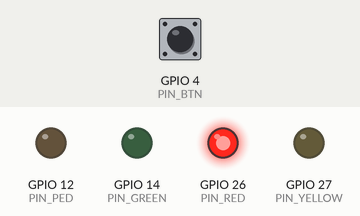
The sketch below on a simulated ESP32. Parts: output pins drawn as LEDs (lit = HIGH). The test bench sets the inputs (shaded band); at power-on: GPIO 4 (PIN_BTN) HIGH. What the sketch prints to the serial monitor is not drawn.

Above: at 1.2 s.
1.3 s: GPIO 4 (PIN_BTN) pulled LOW for 0.15 s
At 10.6 s:
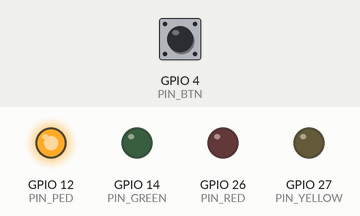
At 16.4 s:
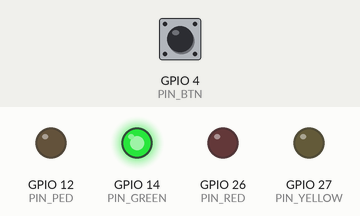
Timing chart, 0 to 17.5 s (numbered marks = the images above; inputs shaded):
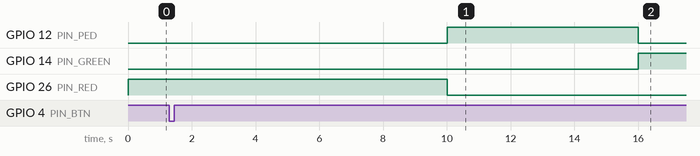

Measured:
- after the input at 1.3 s, GPIO 12 (PIN_PED): LOW → HIGH after 8.7 s, → LOW 6.0 s later; GPIO 14 (PIN_GREEN): LOW → HIGH after 14.7 s instead of 8.7 s

The sketch:

traffick_light.ino
```cpp
// ============================================================
//  Pedestrian Traffic Light — ESP32 (Wokwi simulation)
//
//  Normal vehicle cycle:
//    RED  (10 s) → GREEN (8 s) → YELLOW (3 s) → repeat
//
//  Pedestrian interrupt:
//    If the button is pressed while RED is active, a
//    PEDESTRIAN GREEN signal fires for 6 s before the
//    normal cycle continues with vehicle GREEN.
// ============================================================

// ---------- Pin definitions ----------
const int PIN_RED    = 26;   // Vehicle red    LED
const int PIN_YELLOW = 27;   // Vehicle yellow LED
const int PIN_GREEN  = 14;   // Vehicle green  LED
const int PIN_PED    = 12;   // Pedestrian green LED (WALK signal)
const int PIN_BTN    = 4;    // Pedestrian push-button (active-LOW)

// ---------- Timing constants (milliseconds) ----------
const unsigned long T_RED    = 10000UL;  // Vehicle red phase
const unsigned long T_GREEN  =  8000UL;  // Vehicle green phase
const unsigned long T_YELLOW =  3000UL;  // Vehicle yellow phase
const unsigned long T_PED    =  6000UL;  // Pedestrian walk signal

// ---------- State machine ----------
// Using an enum keeps the code readable and avoids "magic numbers".
enum TrafficState {
  STATE_RED,
  STATE_PED_GREEN,
  STATE_GREEN,
  STATE_YELLOW
};

TrafficState currentState = STATE_RED;   // Start with red
unsigned long stateStart  = 0;           // When the current state began
bool pedRequested         = false;       // Has the button been pressed?

// ============================================================
//  Helper — turn every LED off, then light only the ones
//  passed in.  This prevents accidental overlaps.
// ============================================================
void setLights(bool red, bool yellow, bool green, bool ped) {
  digitalWrite(PIN_RED,    red    ? HIGH : LOW);
  digitalWrite(PIN_YELLOW, yellow ? HIGH : LOW);
  digitalWrite(PIN_GREEN,  green  ? HIGH : LOW);
  digitalWrite(PIN_PED,    ped    ? HIGH : LOW);
}

// ============================================================
//  Transition to a new state:
//    1. Update currentState
//    2. Record the start time
//    3. Set the correct LEDs
// ============================================================
void enterState(TrafficState next) {
  currentState = next;
  stateStart   = millis();

  switch (next) {

    case STATE_RED:
      // Vehicle red ON — pedestrians must wait
      setLights(true, false, false, false);
      Serial.println("[RED]  Vehicle stopped — waiting 10 s");
      break;

    case STATE_PED_GREEN:
      // Pedestrian walk signal ON — all vehicle lights OFF
      setLights(false, false, false, true);
      Serial.println("[WALK] Pedestrian crossing — 6 s");
      break;

    case STATE_GREEN:
      // Vehicle green ON — normal traffic flow
      setLights(false, false, true, false);
      Serial.println("[GRN]  Vehicle moving  — 8 s");
      break;

    case STATE_YELLOW:
      // Vehicle yellow ON — prepare to stop
      setLights(false, true, false, false);
      Serial.println("[YLW]  Slowing down    — 3 s");
      break;
  }
}

// ============================================================
//  setup() — runs once at power-on / reset
// ============================================================
void setup() {
  Serial.begin(115200);
  Serial.println("=== Pedestrian Traffic Light booting ===");

  // Configure LED pins as outputs
  pinMode(PIN_RED,    OUTPUT);
  pinMode(PIN_YELLOW, OUTPUT);
  pinMode(PIN_GREEN,  OUTPUT);
  pinMode(PIN_PED,    OUTPUT);

  // Button input with the internal pull-up resistor enabled.
  // This means the pin reads LOW when the button is pressed.
  pinMode(PIN_BTN, INPUT_PULLUP);

  // Start in the RED state
  enterState(STATE_RED);
}

// ============================================================
//  loop() — runs repeatedly after setup()
// ============================================================
void loop() {

  // ---- 1. Read the pedestrian button ----
  // digitalRead returns LOW when button is pressed (pull-up logic).
  // We only care about button presses during the RED phase;
  // pressing at any other time is silently ignored.
  if (digitalRead(PIN_BTN) == LOW) {
    if (currentState == STATE_RED && !pedRequested) {
      pedRequested = true;
      Serial.println("       [BTN] Pedestrian request registered!");
    }
  }

  // ---- 2. Check if the current phase has timed out ----
  unsigned long elapsed = millis() - stateStart;

  switch (currentState) {

    // --- RED phase ---
    case STATE_RED:
      if (elapsed >= T_RED) {
        // Red phase is over.  If a pedestrian pressed the button,
        // give them the walk signal; otherwise go straight to green.
        if (pedRequested) {
          pedRequested = false;       // Clear the request flag
          enterState(STATE_PED_GREEN);
        } else {
          enterState(STATE_GREEN);
        }
      }
      break;

    // --- Pedestrian WALK phase ---
    case STATE_PED_GREEN:
      if (elapsed >= T_PED) {
        // Walk time is up — resume normal vehicle flow
        enterState(STATE_GREEN);
      }
      break;

    // --- Vehicle GREEN phase ---
    case STATE_GREEN:
      if (elapsed >= T_GREEN) {
        enterState(STATE_YELLOW);
      }
      break;

    // --- Vehicle YELLOW phase ---
    case STATE_YELLOW:
      if (elapsed >= T_YELLOW) {
        // Yellow done — back to the top of the normal cycle
        enterState(STATE_RED);
      }
      break;
  }

  // ---- 3. Small delay to avoid hammering the CPU ----
  // 10 ms is short enough not to miss button presses but
  // reduces unnecessary CPU cycles in the simulation.
  delay(10);
}
```
